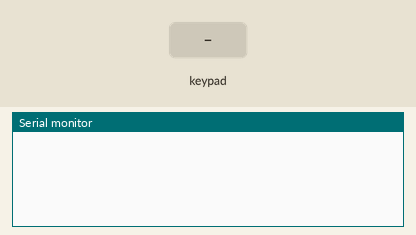
Simulated run of this sketch. Board: Arduino Mega 2560, built with avr-gcc and run on an emulated ATmega2560. On the bench: the last lines printed to the serial monitor. The test bench sets the inputs (shaded band).

Above: at 1.2 s.
1.3 s: key '7' pressed
At 2.4 s:
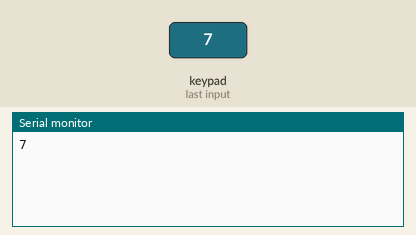
2.8 s: keypad keys 2 2 2 3 2 4 2 5 * pressed 0.4 s apart
At 7.1 s:
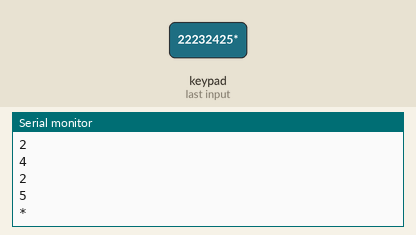
7.9 s: key '/' pressed
At 8.7 s:
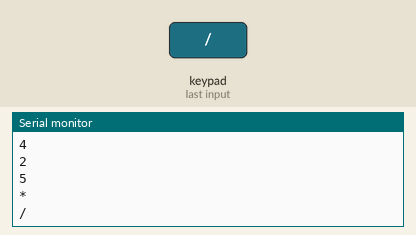
9.4 s: keypad keys 2 2 2 3 2 4 2 5 = pressed 0.4 s apart
At 13.5 s:
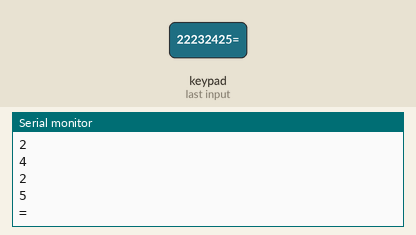
14.5 s: key 'o' pressed
At 14.9 s:
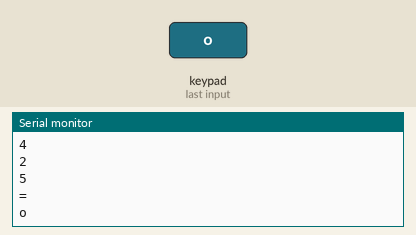
Timing chart, 0 to 17.0 s (numbered marks = the images above; inputs shaded):
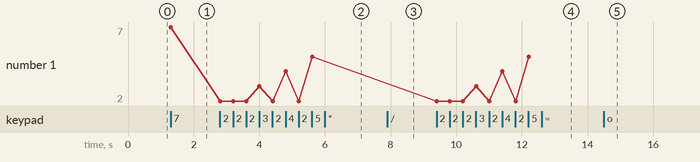

The sketch:

Lab_2_-_Part_2.ino
```cpp
/*
 * Basic Keypad Input Demo
 * Demonstrates simple keypad input with serial output
 * Based on original code by Alexander Brevig
 */

#include <Keypad.h>

// Keypad configuration constants
const byte ROWS = 4;    // Number of rows in the keypad matrix
const byte COLS = 4;    // Number of columns in the keypad matrix

// Keypad character matrix layout
char keys[ROWS][COLS] = {
  {'7', '8', '9', '/'},
  {'4', '5', '6', '*'},
  {'1', '2', '3', '-'},
  {'o', '0', '=', '+'}
};

// Microcontroller pin connections for keypad rows
byte rowPins[ROWS] = {22, 23, 24, 25};

// Microcontroller pin connections for keypad columns
byte colPins[COLS] = {26, 27, 28, 29};

// Initialize keypad object with configuration
Keypad keypad = Keypad(makeKeymap(keys), rowPins, colPins, ROWS, COLS);

/**
 * Setup function - runs once at program start
 * Initializes serial communication for debugging output
 */
void setup() {
  Serial.begin(9600);  // Initialize serial communication at 9600 baud rate
}

/**
 * Main program loop - runs continuously
 * Checks for keypad input and processes any detected key presses
 */
void loop() {
  // Read keypad for any pressed keys
  char key = keypad.getKey();

  // If a valid key is detected, process it
  if (key) {
    handleKeyPress(key);
  }
}

/**
 * Handles key press events by printing the key value to serial monitor
 * @param key - The character value of the pressed key
 */
void handleKeyPress(char key) {
  Serial.println(key);  // Output the pressed key to serial monitor
}
```

Measured:
- after the input at 1.3 s, the serial monitor: prints a new line at once (image 1)
- after the input at 2.8 s, the serial monitor: prints a new line at once (image 2)
- after the input at 7.9 s, the serial monitor: prints a new line at once (image 3)
- after the input at 9.4 s, the serial monitor: prints a new line at once (image 4)
- after the input at 14.5 s, the serial monitor: prints a new line at once (image 5)
- plotted number 1: 7 → 5 after the input at 2.8 s
